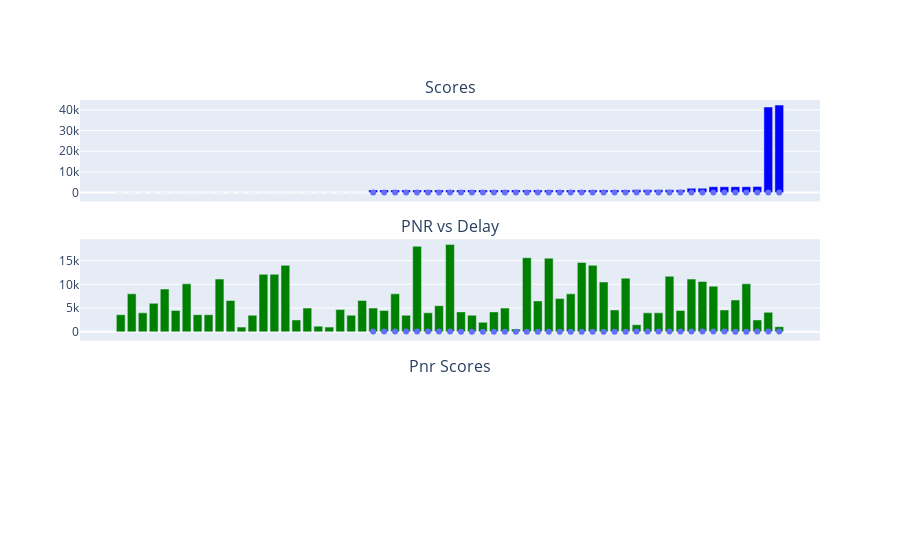

Source (notebook cell):
### Code cell
#Pnr vs delay
# Create a scatter plot for PNR vs delay
df.sort_values(by=['allocated_flights_score'], inplace=True)
df['canclled_flight_arrival'] = pd.to_datetime(df['canclled_flight_arrival'])
df['allocated_flights_arrival'] = pd.to_datetime(df['allocated_flights_arrival'])

# Calculate the delay
df['delay'] = (df['allocated_flights_arrival'] - df['canclled_flight_arrival']).dt.total_seconds() / 3600

# Create a scatter plot for PNR vs delay
fig = make_subplots(rows=3, cols=1, shared_xaxes=True, vertical_spacing=0.1, subplot_titles=["Scores", "PNR vs Delay", "Pnr Scores"])

# Plot PNR Scores
fig.add_trace(
    px.bar(df, x="pnr", y="allocated_flights_score").update_traces(marker_color='blue').data[0],
    row=1, col=1
)

# Plot PNR vs Delay
fig.add_trace(
    px.scatter(df, x='pnr', y='delay').data[0],
    row=1, col=1
)

fig.add_trace(
    px.scatter(df, x='pnr', y='delay').data[0],
    row=2, col=1
)

fig.add_trace(
    px.bar(df, x="pnr", y="pnr_score").update_traces(marker_color='green').data[0],
    row=2, col=1
)

# Calculate and print the mean delay
mean_delay = df['delay'].mean()
print(f'Mean Delay: {mean_delay} hours, std_dev: {df["delay"].std()}')

# Show the plot
fig.show()

### Figure 1 — Plotly figure (JSON) as saved in the notebook; plotly's stock layout.template omitted (floating-point values rounded to 4 significant figures)
{"data": [{"alignmentgroup": "True", "hovertemplate": "pnr=%{x}<br>allocated_flights_score=%{y}<extra></extra>", "legendgroup": "", "marker": {"color": "blue", "pattern": {"shape": ""}}, "name": "", "offsetgroup": "", "orientation": "v", "showlegend": false, "textposition": "auto", "type": "bar", "x": ["PGAK87", "NFKV99", "QWHJ64", "SRJX15", "OBCC37", "NFZL90", "UEPJ75", "EVUT61", "OXSU32", "NFEY18", "XREO14", "TOGI67", "OJBM30", "BKPN77", "QRKP62", "ISLB14", "DGKX27", "CYJC40", "JOID58", "YNXC23", "BNUG87", "GWTA15", "EIEL35", "YVQJ61", "JULZ40", "SDJN64", "NOGQ18", "LWFN72", "RISW72", "OMXA57", "FUVL92", "EZEH17", "VHUV32", "MOKS36", "NXOT58", "MURE63", "GBUT76", "WEXC75", "SWBE48", "GZLX52", "WOAF84", "XNST91", "EHTL62", "JIFY75", "YELO31", "ABTG22", "XLHV24", "TISN30", "MKKK18", "TVPN19", "CVZD73", "BMIP35", "JKQQ34", "GIJK13", "ABTN53", "JKVU43", "CISK65", "UWGE22", "ONQG21", "KFPG85", "ZXDB50"], "xaxis": "x", "y": [-1, -1, -1, -1, -1, -1, -1, -1, -1, -1, -1, -1, -1, -1, -1, -1, -1, -1, -1, -1, -1, -1, -1, 1266.0, 1266.0, 1266.0, 1266.0, 1266.0, 1276.0, 1276.0, 1276.0, 1281.0, 1281.0, 1281.0, 1281.0, 1281.0, 1281.0, 1281.0, 1281.0, 1281.0, 1281.0, 1281.0, 1281.0, 1281.0, 1281.0, 1281.0, 1281.0, 1299.0, 1299.0, 1299.0, 1299.0, 1338.0, 2061.0, 2061.0, 2812.0, 2812.0, 2822.0, 2829.0, 2926.0, 41410.0, 42360.0], "yaxis": "y"}, {"hovertemplate": "pnr=%{x}<br>delay=%{y}<extra></extra>", "legendgroup": "", "marker": {"color": "#636efa", "symbol": "circle"}, "mode": "markers", "name": "", "orientation": "v", "showlegend": false, "type": "scatter", "x": ["PGAK87", "NFKV99", "QWHJ64", "SRJX15", "OBCC37", "NFZL90", "UEPJ75", "EVUT61", "OXSU32", "NFEY18", "XREO14", "TOGI67", "OJBM30", "BKPN77", "QRKP62", "ISLB14", "DGKX27", "CYJC40", "JOID58", "YNXC23", "BNUG87", "GWTA15", "EIEL35", "YVQJ61", "JULZ40", "SDJN64", "NOGQ18", "LWFN72", "RISW72", "OMXA57", "FUVL92", "EZEH17", "VHUV32", "MOKS36", "NXOT58", "MURE63", "GBUT76", "WEXC75", "SWBE48", "GZLX52", "WOAF84", "XNST91", "EHTL62", "JIFY75", "YELO31", "ABTG22", "XLHV24", "TISN30", "MKKK18", "TVPN19", "CVZD73", "BMIP35", "JKQQ34", "GIJK13", "ABTN53", "JKVU43", "CISK65", "UWGE22", "ONQG21", "KFPG85", "ZXDB50"], "xaxis": "x", "y": [null, null, null, null, null, null, null, null, null, null, null, null, null, null, null, null, null, null, null, null, null, null, null, 60.8, 60.8, 60.8, 60.8, 60.8, 60.8, 60.8, 60.8, 1.95, 1.95, 1.95, 1.95, 1.95, 1.95, 1.95, 1.95, 1.95, 1.95, 1.95, 1.95, 1.95, 1.95, 1.95, 1.95, 60.8, 60.8, 60.8, 60.8, 60.8, 68.63, 68.63, 68.63, 68.63, 42.33, 42.33, 60.8, 60.8, 49.23], "yaxis": "y"}, {"hovertemplate": "pnr=%{x}<br>delay=%{y}<extra></extra>", "legendgroup": "", "marker": {"color": "#636efa", "symbol": "circle"}, "mode": "markers", "name": "", "orientation": "v", "showlegend": false, "type": "scatter", "x": ["PGAK87", "NFKV99", "QWHJ64", "SRJX15", "OBCC37", "NFZL90", "UEPJ75", "EVUT61", "OXSU32", "NFEY18", "XREO14", "TOGI67", "OJBM30", "BKPN77", "QRKP62", "ISLB14", "DGKX27", "CYJC40", "JOID58", "YNXC23", "BNUG87", "GWTA15", "EIEL35", "YVQJ61", "JULZ40", "SDJN64", "NOGQ18", "LWFN72", "RISW72", "OMXA57", "FUVL92", "EZEH17", "VHUV32", "MOKS36", "NXOT58", "MURE63", "GBUT76", "WEXC75", "SWBE48", "GZLX52", "WOAF84", "XNST91", "EHTL62", "JIFY75", "YELO31", "ABTG22", "XLHV24", "TISN30", "MKKK18", "TVPN19", "CVZD73", "BMIP35", "JKQQ34", "GIJK13", "ABTN53", "JKVU43", "CISK65", "UWGE22", "ONQG21", "KFPG85", "ZXDB50"], "xaxis": "x2", "y": [null, null, null, null, null, null, null, null, null, null, null, null, null, null, null, null, null, null, null, null, null, null, null, 60.8, 60.8, 60.8, 60.8, 60.8, 60.8, 60.8, 60.8, 1.95, 1.95, 1.95, 1.95, 1.95, 1.95, 1.95, 1.95, 1.95, 1.95, 1.95, 1.95, 1.95, 1.95, 1.95, 1.95, 60.8, 60.8, 60.8, 60.8, 60.8, 68.63, 68.63, 68.63, 68.63, 42.33, 42.33, 60.8, 60.8, 49.23], "yaxis": "y2"}, {"alignmentgroup": "True", "hovertemplate": "pnr=%{x}<br>pnr_score=%{y}<extra></extra>", "legendgroup": "", "marker": {"color": "green", "pattern": {"shape": ""}}, "name": "", "offsetgroup": "", "orientation": "v", "showlegend": false, "textposition": "auto", "type": "bar", "x": ["PGAK87", "NFKV99", "QWHJ64", "SRJX15", "OBCC37", "NFZL90", "UEPJ75", "EVUT61", "OXSU32", "NFEY18", "XREO14", "TOGI67", "OJBM30", "BKPN77", "QRKP62", "ISLB14", "DGKX27", "CYJC40", "JOID58", "YNXC23", "BNUG87", "GWTA15", "EIEL35", "YVQJ61", "JULZ40", "SDJN64", "NOGQ18", "LWFN72", "RISW72", "OMXA57", "FUVL92", "EZEH17", "VHUV32", "MOKS36", "NXOT58", "MURE63", "GBUT76", "WEXC75", "SWBE48", "GZLX52", "WOAF84", "XNST91", "EHTL62", "JIFY75", "YELO31", "ABTG22", "XLHV24", "TISN30", "MKKK18", "TVPN19", "CVZD73", "BMIP35", "JKQQ34", "GIJK13", "ABTN53", "JKVU43", "CISK65", "UWGE22", "ONQG21", "KFPG85", "ZXDB50"], "xaxis": "x2", "y": [3600, 8000, 4000, 6000, 9000, 4500, 10100, 3600, 3600, 11100, 6600, 1000, 3500, 12100, 12100, 14000, 2500, 5000, 1200, 1000, 4700, 3500, 6600, 5000, 4500, 8000, 3500, 18000, 4000, 5500, 18400, 4200, 3500, 2000, 4200, 5000, 600, 15600, 6500, 15500, 7000, 8000, 14600, 14000, 10500, 4600, 11300, 1500, 4000, 4000, 11700, 4500, 11100, 10600, 9600, 4600, 6700, 10100, 2500, 4100, 1100], "yaxis": "y2"}], "layout": {"annotations": [{"font": {"size": 16}, "showarrow": false, "text": "Scores", "x": 0.5, "xanchor": "center", "xref": "paper", "y": 1, "yanchor": "bottom", "yref": "paper"}, {"font": {"size": 16}, "showarrow": false, "text": "PNR vs Delay", "x": 0.5, "xanchor": "center", "xref": "paper", "y": 0.6333, "yanchor": "bottom", "yref": "paper"}, {"font": {"size": 16}, "showarrow": false, "text": "Pnr Scores", "x": 0.5, "xanchor": "center", "xref": "paper", "y": 0.2667, "yanchor": "bottom", "yref": "paper"}], "xaxis": {"anchor": "y", "domain": [0, 1], "matches": "x3", "showticklabels": false}, "xaxis2": {"anchor": "y2", "domain": [0, 1], "matches": "x3", "showticklabels": false}, "xaxis3": {"anchor": "y3", "domain": [0, 1]}, "yaxis": {"anchor": "x", "domain": [0.7333, 1]}, "yaxis2": {"anchor": "x2", "domain": [0.3667, 0.6333]}, "yaxis3": {"anchor": "x3", "domain": [0, 0.2667]}}}
